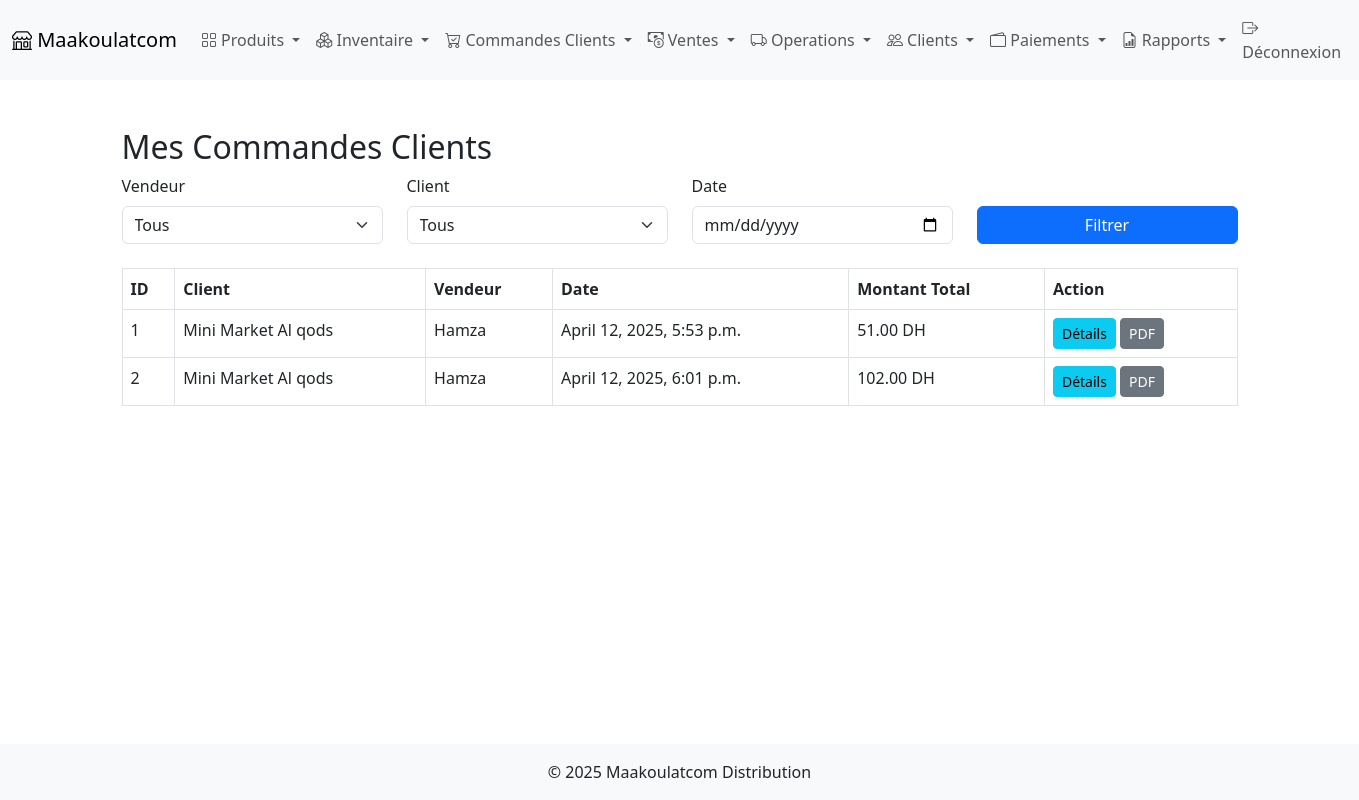
Page /orders/ (signed in) on the earlier database version.
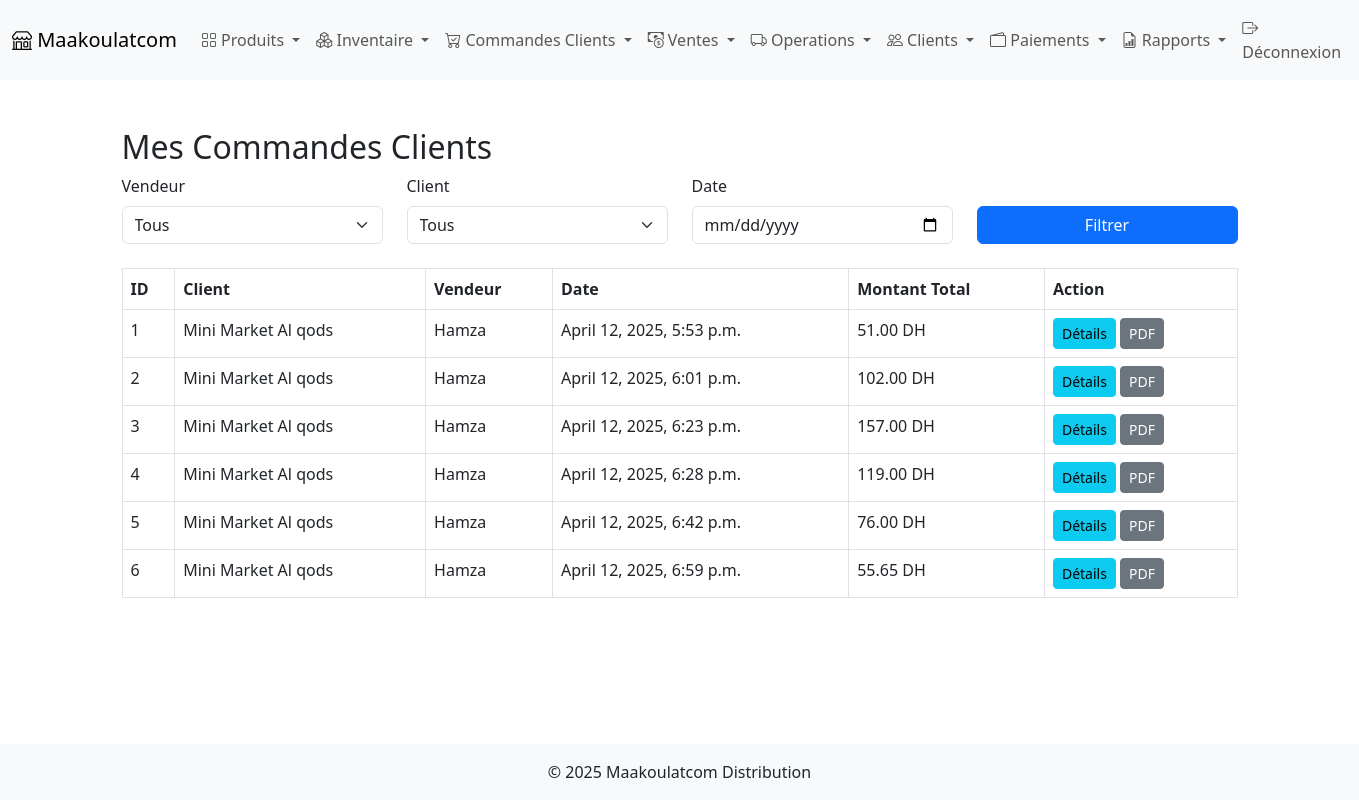
Same page on the later database version.
### products/models.py (models this page shows, shortened)
class CustomerOrder(models.Model):
    seller = models.ForeignKey(Seller, on_delete=models.CASCADE)
    customer = models.ForeignKey(Customer, on_delete=models.CASCADE)
    date = models.DateTimeField(auto_now_add=True)
    total_amount = models.DecimalField(max_digits=10, decimal_places=2)
    status = models.CharField(max_length=20, default='Pending')

class Customer(models.Model):
    name = models.CharField(max_length=100)
    phone = models.CharField(max_length=20, blank=True, null=True)
    address = models.TextField(blank=True, null=True)
    seller = models.ForeignKey('Seller', on_delete=models.CASCADE, related_name='customers')

class Seller(models.Model):
    user = models.OneToOneField(User, on_delete=models.CASCADE, null=True, blank=True)
    name = models.CharField(max_length=100)
    email = models.EmailField(unique=True)
    phone = models.CharField(max_length=15)
    role = models.CharField(max_length=20, choices=[
        ('seller', 'Seller'),
        ('manager', 'Manager'),
    ], default='seller')

### products/views.py (the view)
# urls.py: path('orders/', views.customer_order_list, name='order_list'),
@login_required
def customer_order_list(request):
    sellers = Seller.objects.all()
    customers = Customer.objects.all()
    seller_id = request.GET.get('seller')
    customer_id = request.GET.get('customer')
    date = request.GET.get('date')
    orders = CustomerOrder.objects.all().select_related('customer', 'seller')
    if seller_id:
        orders = orders.filter(seller_id=seller_id)
    if customer_id:
        orders = orders.filter(customer_id=customer_id)
    if date:
        orders = orders.filter(date=date)
    return render(request, 'sales/customer_order_list.html', {
        'orders': orders,
        'sellers': sellers,
        'customers': customers,
        'selected_seller': int(seller_id) if seller_id else None,
        'selected_customer': int(customer_id) if customer_id else None,
        'selected_date': date,
    })

### products/templates/sales/customer_order_list.html (shortened to what this page needs)
{% extends 'products/base.html' %}
{% block content %}
<h2>Mes Commandes Clients</h2>
<form method="get" class="row mb-4">
    <div class="col-md-3">
        <label for="seller" class="form-label">Vendeur</label>
        <select name="seller" id="seller" class="form-select">
            <option value="">Tous</option>
        </select>
    </div>
    <div class="col-md-3">
        <label for="customer" class="form-label">Client</label>
        <select name="customer" id="customer" class="form-select">
            <option value="">Tous</option>
        </select>
    </div>
    <div class="col-md-3">
        <label for="date" class="form-label">Date</label>
        <input type="date" name="date" id="date" class="form-control" value="{{ selected_date }}">
    </div>
    <div class="col-md-3 d-flex align-items-end">
        <button type="submit" class="btn btn-primary w-100">Filtrer</button>
    </div>
</form>
<table class="table table-bordered">
    <thead>
        <tr>
            <th>ID</th>
            <th>Client</th>
            <th>Vendeur</th>
            <th>Date</th>
            <th>Montant Total</th>
            <th>Action</th>
        </tr>
    </thead>
    <tbody>
        {% for order in orders %}
        <tr>
            <td>{{ order.id }}</td>
            <td>{{ order.customer.name }}</td>
            <td>{{ order.seller.name }}</td>
            <td>{{ order.date }}</td>
            <td>{{ order.total_amount }} DH</td>
            <td>
                <a href="{% url 'products:order_detail' order.id %}" class="btn btn-sm btn-info">Détails</a>
                <a href="{% url 'products:order_pdf' order.id %}" class="btn btn-sm btn-secondary">PDF</a>
            </td>
        </tr>
        {% endfor %}
    </tbody>
</table>
{% endblock %}

### products/templates/products/base.html (shortened to what this page needs)
<!DOCTYPE html>
<html lang="fr">
<head>
    <link href="https://cdn.jsdelivr.net/npm/bootstrap@5.3.0/dist/css/bootstrap.min.css" rel="stylesheet">
    <link rel="stylesheet" href="https://cdn.jsdelivr.net/npm/bootstrap-icons@1.10.5/font/bootstrap-icons.css">
</head>
<body>
    <nav class="navbar navbar-expand-lg navbar-light bg-light">
        <div class="container-fluid">
            <a class="navbar-brand" href="{% url 'products:manager_landing' %}">
                <i class="bi bi-shop"></i> Maakoulatcom
            </a>
            <div class="collapse navbar-collapse" id="navbarNav">
                <ul class="navbar-nav">
                    <li class="nav-item dropdown">
                        <a class="nav-link dropdown-toggle" href="#" data-bs-toggle="dropdown">
                            <i class="bi bi-grid"></i> Produits
                        </a>
                    </li>
                    <li class="nav-item dropdown">
                        <a class="nav-link dropdown-toggle" href="#" data-bs-toggle="dropdown">
                            <i class="bi bi-boxes"></i> Inventaire
                        </a>
                    </li>
                    <li class="nav-item dropdown">
                        <a class="nav-link dropdown-toggle" href="#" id="customerOrdersDropdown" role="button" data-bs-toggle="dropdown">
                            <i class="bi bi-cart-check"></i> Commandes Clients
                        </a>
                    </li>
                    <li class="nav-item dropdown">
                        <a class="nav-link dropdown-toggle" href="#" data-bs-toggle="dropdown">
                            <i class="bi bi-cash-coin"></i> Ventes
                        </a>
                    </li>
                    <li class="nav-item dropdown">
                        <a class="nav-link dropdown-toggle" href="#" data-bs-toggle="dropdown">
                            <i class="bi bi-truck"></i> Operations
                        </a>
                    </li>
                    <li class="nav-item dropdown">
                        <a class="nav-link dropdown-toggle" href="#" data-bs-toggle="dropdown">
                            <i class="bi bi-people"></i> Clients
                        </a>
                    </li>
                    <li class="nav-item dropdown">
                        <a class="nav-link dropdown-toggle" href="#" data-bs-toggle="dropdown">
                            <i class="bi bi-wallet2"></i> Paiements
                        </a>
                    </li>
                    <li class="nav-item dropdown">
                        <a class="nav-link dropdown-toggle" href="#" data-bs-toggle="dropdown">
                            <i class="bi bi-file-earmark-bar-graph"></i> Rapports
                        </a>
                    </li>
                </ul>
                <ul class="navbar-nav">
                    {% if user.is_authenticated %}
                    <li class="nav-item">
                        <a class="nav-link" href="{% url 'logout' %}">
                            <i class="bi bi-box-arrow-right"></i> Déconnexion
                        </a>
                    </li>
                    {% else %}
                    <li class="nav-item">
                        <a class="nav-link" href="{% url 'login' %}">
                            <i class="bi bi-box-arrow-in-right"></i> Connexion
                        </a>
                    </li>
                    {% endif %}
                </ul>
            </div>
        </div>
    </nav>
    <main class="container mt-5">
        {% block content %}
        {% endblock %}
    </main>
    <footer class="bg-light text-center text-lg-start">
        <div class="text-center p-3">
            © 2025 Maakoulatcom Distribution
        </div>
    </footer>
</body>
</html>

### products/templates/products/base.html (style rules this page uses)
html, body { height: 100%; }
body { display: flex; flex-direction: column; }
main { flex: 1; }

Differences in the rows shown:
added CustomerOrder: id "3", customer.name "Mini Market Al qods", seller.name "Hamza", date "April 12, 2025, 6:23 p.m.", total_amount "157.00"
added CustomerOrder: id "4", customer.name "Mini Market Al qods", seller.name "Hamza", date "April 12, 2025, 6:28 p.m.", total_amount "119.00"
added CustomerOrder: id "5", customer.name "Mini Market Al qods", seller.name "Hamza", date "April 12, 2025, 6:42 p.m.", total_amount "76.00"
added CustomerOrder: id "6", customer.name "Mini Market Al qods", seller.name "Hamza", date "April 12, 2025, 6:59 p.m.", total_amount "55.65"
